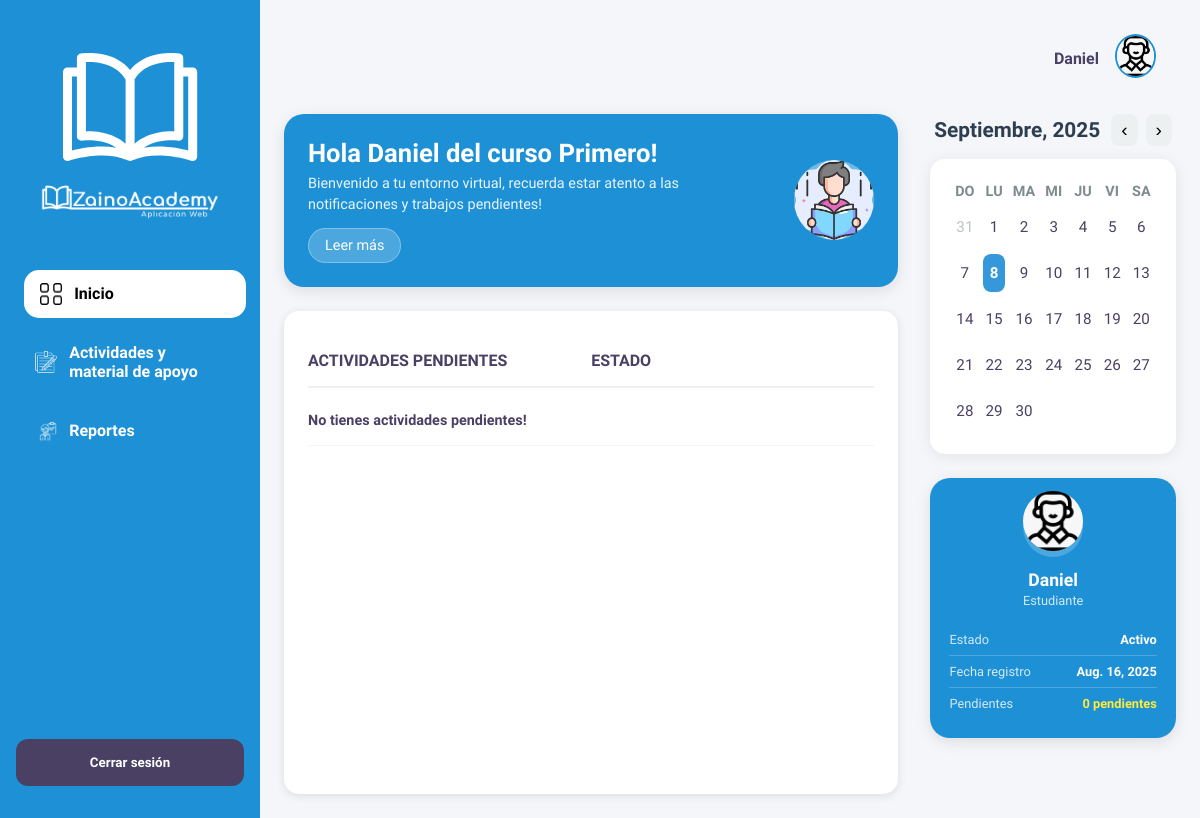
The page /estudiantes/ (signed in) on the database as committed earlier.
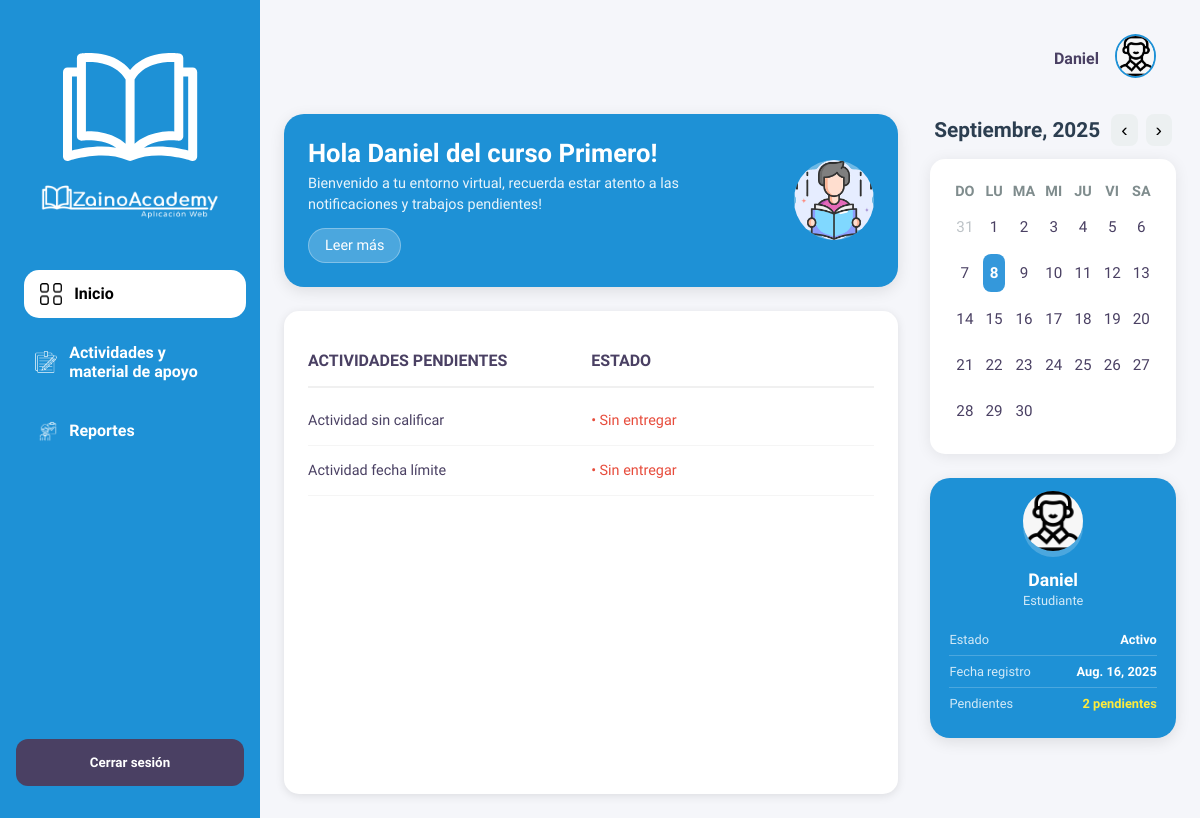
The same page on the database as committed later.
### zainoAcademy_app/models.py (models this page shows, shortened)
class Usuario(models.Model):
    Us_id = models.AutoField(primary_key=True)
    Us_nombre = models.CharField(max_length=30)
    Us_contraseña = models.CharField(max_length=30)
    fecha_registro = models.DateField(auto_now_add=True)
    documento = models.CharField(max_length=30)
    GENERO_CHOICES = [
        ('masculino', 'Masculino'),
        ('femenino', 'Femenino'),
        ('otro', 'Otro'),
        ('prefiero_no_decir', 'Prefiero no decir'),
    ]
    genero = models.CharField(
        max_length=30,
        choices=GENERO_CHOICES,
        blank=False
    )
    correo = models.EmailField(unique=True)
    TipoUsuario = models.ForeignKey(TipoUsuario, on_delete=models.CASCADE)
    class Meta:
        db_table = 'usuario'

class Curso(models.Model):
    Cur_id = models.AutoField(primary_key=True)
    Cur_nombre = models.CharField(max_length=100)
    class Meta:
        db_table = 'curso'

class Actividad(models.Model):
    Act_id = models.AutoField(primary_key=True)
    Act_nombre = models.CharField(max_length=30)
    Act_descripcion = models.TextField()
    Act_fechaLimite = models.DateField()
    Act_comentario = models.CharField(max_length=100)
    Act_Archivo_Profesor = models.FileField(upload_to='archivos/profesores/', null=True, blank=True)
    Esta_Actividad = models.ForeignKey(Estado_Actividad, on_delete=models.CASCADE)
    Bol = models.ForeignKey(Boletin, on_delete=models.CASCADE)
    class Meta:
        db_table = 'actividad'

### zainoAcademy_app/views.py (the view)
# urls.py: path('estudiantes/', views.dashboard_estudiantes, name='dashboard_estudiantes'),
def dashboard_estudiantes(request):
    usuario = get_usuario_from_session(request)
    if not usuario:
        return redirect('login')
    estudiante = get_object_or_404(Estudiantes, Usuario_us=usuario)
    cursos = Estudiante_Curso.objects.filter(Est=estudiante).select_related('Cur')
    curso_nombre = cursos[0].Cur.Cur_nombre if cursos.exists() else "Sin curso"
    boletines_qs = Boletin.objects.filter(
        Cur_id__in=cursos.values_list("Cur_id", flat=True)
    )
    actividades_qs = Actividad.objects.filter(Bol__in=boletines_qs).distinct()
    pendientes = []
    hoy = timezone.now().date()
    for actividad in actividades_qs:
        if actividad.Act_fechaLimite >= hoy:
            entrega = Actividad_Entrega.objects.filter(Act=actividad, Est=estudiante).first()
            if not entrega or not entrega.archivos.exists():
                pendientes.append({
                    "actividad_obj": actividad,
                    "materia_obj": actividad.Bol.Mtr,
                    "periodo_obj": actividad.Bol.Per,
                    "estado": "Sin entregar"
                })
    pendientes_count = len(pendientes)
    return render(request, 'estudiantes/dashboard_estudiantes.html', {
        'usuario': usuario,
        'curso_nombre': curso_nombre,
        'pendientes': pendientes[:4],
        'pendientes_count': pendientes_count,
    })

### zainoAcademy_app/views.py (called while the page is built)
def get_usuario_from_session(request):
    usuario_id = request.session.get('usuario_id')
    if usuario_id:
        try:
            return Usuario.objects.get(Us_id=usuario_id)
        except Usuario.DoesNotExist:
            return None
    return None

### zainoAcademy_app/templates/estudiantes/dashboard_estudiantes.html (shortened to what this page needs)
<!DOCTYPE html>
{% load static %}
<html lang="es">
<head>
    <link rel="stylesheet" href="{% static 'css/estudiantes/dashboard_estudiantes.css' %}">
</head>
<body class="dashboard-page">
    <aside class="sidebar">
        <div class="logo">
            <a href="{% url 'dashboard_estudiantes' %}">
                <img src="{% static 'images/acudientes/Favicon.png' %}" alt="Logo Libro"/>
                <img src="{% static 'images/acudientes/LogoNormal-removebg-preview.png' %}" alt="Logo Zaino Academy" />
            </a>
        </div>
        <nav>
            <ul class="nav-list">
                <li>
                <a href="{% url 'dashboard_estudiantes' %}"
                    class="nav-item {% if request.resolver_match.url_name == 'dashboard_estudiantes' %}active{% endif %}">
                    <img src="{% static 'images/acudientes/inicio.png' %}" class="nav-icon" alt="Inicio"> Inicio
                </a>
                </li>
                <li>
                <a href="{% url 'consultar_periodos' %}"
                    class="nav-item {% if request.resolver_match.url_name == 'consultar_periodos' %}active{% endif %}">
                    <img src="{% static 'images/acudientes/actividades.png' %}" class="nav-icon" alt="Actividades"> Actividades y material de apoyo
                </a>
                </li>
                <li>
                <a href="{% url 'consultar_reportes' %}"
                    class="nav-item {% if request.resolver_match.url_name == 'consultar_reportes' %}active{% endif %}">
                    <img src="{% static 'images/acudientes/asistencia.png' %}" class="nav-icon" alt="Reportes"> Reportes
                </a>
                </li>
            </ul>
        </nav>
        <div class="logout-container">
            <form method="POST" action="{% url 'login' %}">
                <button type="button" class="logout-btn" onclick="openModal()">Cerrar sesión</button>
            </form>
        </div>
    </aside>
    <main class="main-content">
        <header class="page-header">
            <div class="header-container">
                <div class="header-icons">
                    <span class="user-name">{{ usuario.Us_nombre }}</span>
                    <a href="{% url 'ver_perfil_estudiantes' %}">
                        <img src="{% static 'images/acudientes/perfil.png' %}" class="user-avatar" alt="Perfil">
                    </a>
                </div>
            </div>
        </header>
        <div class="dashboard-content">
            <div class="left-column">
                <div class="greeting-card">
                    <div class="greeting-text">
                        <h2>Hola {{ usuario.Us_nombre }} del curso {{ curso_nombre }}!</h2>
                        <p>Bienvenido a tu entorno virtual, recuerda estar atento a las notificaciones y trabajos pendientes!</p>
                        <a href="{% url 'consultar_periodos' %}" class="btn-leer-mas">Leer más</a>
                    </div>
                    <div class="greeting-illustration">
                        <img src="{% static 'images/acudientes/lectura.png' %}" class="greeting-illustration" alt="Perfil">
                    </div>
                </div>
            <div class="notifications-section">
                <div class="notifications-table">
                    <div class="table-header">
                        <div class="col-header">Actividades Pendientes</div>
                        <div class="col-header">Estado</div>
                    </div>
                    {% if pendientes %}
                        {% for p in pendientes %}
                        <div class="table-row">
                            <div class="col-data activity-name"><a href="{% url 'subir_actividad_estudiante' p.periodo_obj.Per_id p.materia_obj.Mtr_id p.actividad_obj.Act_id %}">{{ p.actividad_obj.Act_nombre }}</a></div>
                            <div class="col-data status">• {{ p.estado }}</div>
                        </div>
                        {% endfor %}
                    {% else %}
                        <div class="table-row">
                            <div class="col-data activity-name" colspan="3">
                                No tienes actividades pendientes!
                            </div>
                        </div>
                    {% endif %}
                </div>
                </div>
            </div>
            <div class="right-column">
                <div class="calendar-section">
                    <div class="calendar-top">
                        <h4 id="calendar-month-year"></h4>
                        <div class="calendar-nav">
                            <button class="nav-btn prev-btn" onclick="changeMonth(-1)">‹</button>
                            <button class="nav-btn next-btn" onclick="changeMonth(1)">›</button>
                        </div>
                    </div>
                    <div class="calendar-widget">
                        <div class="calendar-grid" id="calendar-grid">
                        </div>
                    </div>
                </div>
                <div class="student-profile">
                    <div class="student-avatar">
                        <img src="{% static 'images/acudientes/perfil.png' %}" class="student-avatar"alt="Perfil">
                    </div>
                    <h4 class="student-name">{{ usuario.Us_nombre }}</h4>
                    <p class="student-role">Estudiante</p>
                    <div class="student-info">
                        <div class="info-row">
                            <span class="info-label">Estado</span>
                            <span class="info-value">Activo</span>
                        </div>
                        <div class="info-row">
                            <span class="info-label">Fecha registro</span>
                            <span class="info-value">{{ usuario.fecha_registro }}</span>
                        </div>
                        <div class="info-row">
                            <span class="info-label">Pendientes</span>
                            <span class="info-value pending-count">{{ pendientes_count }} pendientes</span>
                        </div>
                    </div>
                </div>
            </div>
        </div>
    </main>
</body>
</html>

Rows that differ between the two databases and show on the page:
added Actividad: actividad_obj.Act_nombre "Actividad sin calificar", estado "Sin entregar"
added Actividad: actividad_obj.Act_nombre "Actividad fecha límite", estado "Sin entregar"
Other text that changed with them:
{{ pendientes_count }}: "0" → "2"
text no longer shown: "No tienes actividades pendientes!"
